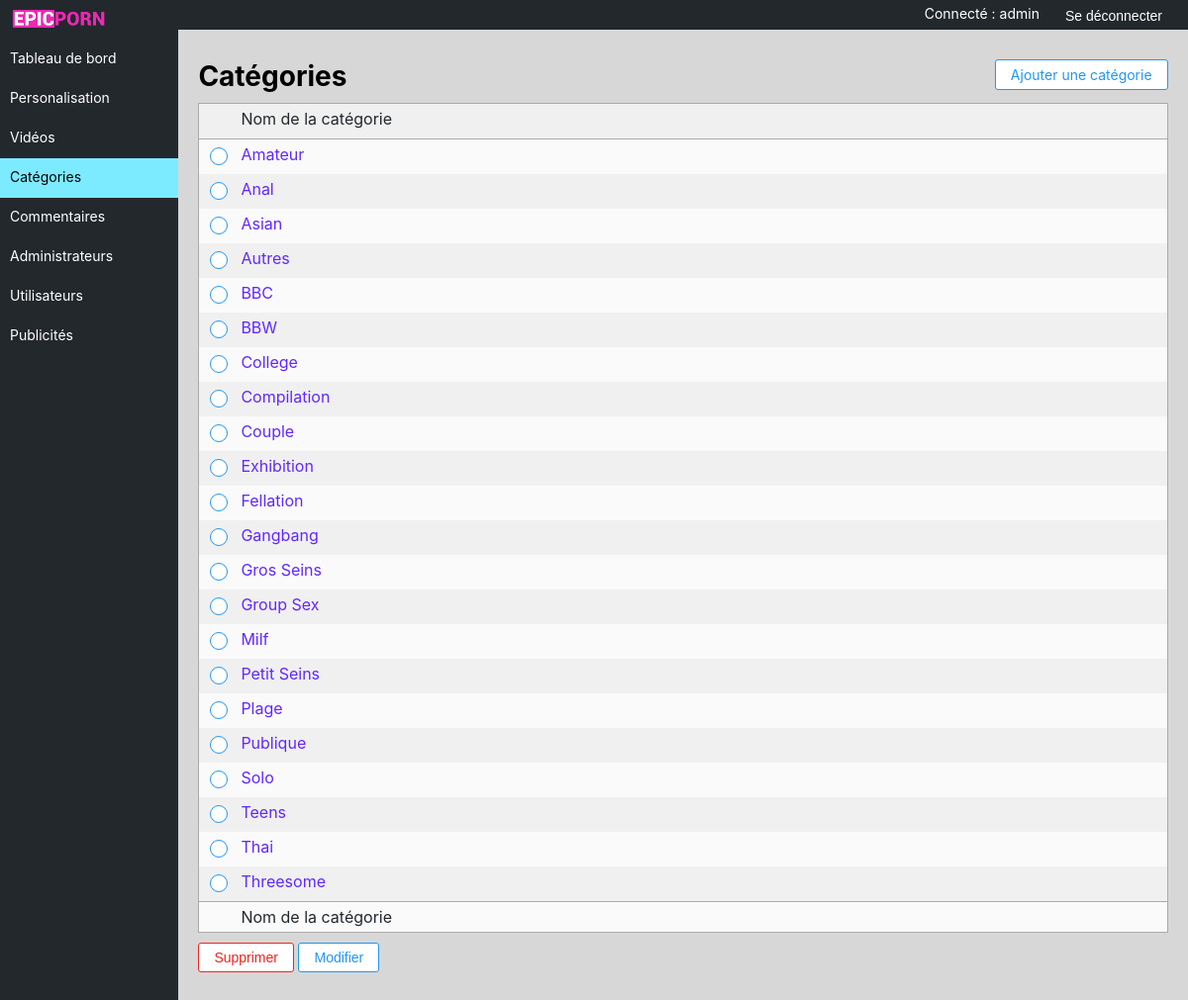
Page /admin.php?cat (signed in) on the committed database.
### tables this page shows
CREATE TABLE IF NOT EXISTS `categories` (
  `id` int(11) NOT NULL AUTO_INCREMENT,
  `name` text NOT NULL,
  PRIMARY KEY (`id`)
);

### functions/universal_functions.php (called while the page is built, shortened)
<?php
function GetSQLRequest(string $request){
    $dbh = BddConnect();
    if($result = mysqli_query($dbh, $request)){
        $lines = mysqli_fetch_row($result);
        return $lines;
    } else {
        return $dbh -> error;
    }
}
function GetSQLRequest_NoFetchArray(string $request){
    $dbh = BddConnect();
    if($result = mysqli_query($dbh, $request))
    {
        return $result;
    } else {
        return $dbh -> error;
    }
}
?>

### functions/admin_functions.php (the view, shortened to what this page needs)
<?php
function Admin_GetRank(int $id){
    $request = "SELECT ranks.rank_right as 'right'
    FROM ranks
    INNER JOIN admin_users
    ON ranks.id = admin_users.rank
    WHERE admin_users.id=". $id;
    $result = GetSQLRequest($request);
    return $result[0];
}
            ?>
            <?php
function GetCategories(string $by, int $id = -1){
    $rank_perm = Admin_GetRank($_SESSION["Admin"]["id"]);
    if($by == "list"){
        $request = "SELECT id, name
        FROM categories
        ORDER BY name ASC
        LIMIT 50";
        $result = GetSQLRequest_NoFetchArray($request);
        while($row = mysqli_fetch_array($result)){
            ?>
            <div class="box categories">
                <?php if($rank_perm[2] > 1){?>
                <label class="container">
                    <span class="checkmark"></span>
                </label>
                <p> <a href="?cat&edit%5B%5D=<?php echo $row["id"] ?>"><?php echo $row["name"] ?> </a> </p>
                <?php
                }
                else {
                ?>
                    <p></p>
                    <p><?php echo $row["name"] ?></p>
                <?php
                }
                ?>
            </div>
            <?php
        }
    }
}
        ?>

### admin.php (shortened to what this page needs)
<?php
	require_once("functions/universal_functions.php");
	include_once("functions/admin_functions.php");
?>
<!DOCTYPE html>
<html lang="fr">
    <head>
	    <link rel="stylesheet" type="text/css" href="css/admin.css" />
	</head>
    <body>
	<?php
		if(!isset($_SESSION['Admin'])){
			include 'content_admin/connection.php';
		} else if(isset($_SESSION['Admin'])) {
			include 'content_admin/header.php';
			include 'content_admin/content.php';
		}
	?>
	</body>
</html>

### content_admin/header.php (shortened to what this page needs)
<?php
$rank_perm = Admin_GetRank($_SESSION["Admin"]["id"]);
function NullGet(){
    $rank_perm = Admin_GetRank($_SESSION["Admin"]["id"]);
    if (isset($_GET["cat"]) && $rank_perm[2] > 0){
        return false;
    }
    return true;
}
?>
<div class="header sticky">
    <div class="logo left"></div>
    <form method="post" action="" id="loginform" name="loginform">
        <input type="submit" class="disconnect right" tabindex="0" value="Se déconnecter" id="disconnect" name="disconnect">
    </form>
    <p class="user_pres right"> Connecté : <?php echo $_SESSION['Admin']['login']?> <div class="img"></div></p>
</div>
<div class="left_menu sticky">
    <div class="nav_menu">
        <a href="admin" class="<?php if(NullGet()){ echo "active"; } ?>">
             Tableau de bord </a>
        <?php
            if($rank_perm[0] != 0){
        ?>
        <a href="?perso" class="<?php if(isset($_GET["perso"])){ echo "active"; }?>">
         Personalisation </a>
         <?php
            }
            if($rank_perm[1] != 0){
        ?>
        <a href="?vid" class="<?php if(isset($_GET["vid"])){ echo "active"; }?>">
         Vidéos </a>
         <?php
            }
            if($rank_perm[2] != 0){
        ?>
        <a href="?cat" class="<?php if(isset($_GET["cat"])){ echo "active"; }?>">
         Catégories </a>
         <?php
            }
            if($rank_perm[3] != 0){
        ?>
        <a href="?coms" class="<?php if(isset($_GET["coms"])){ echo "active"; }?>">
         Commentaires </a>
         <?php
            }
            if($rank_perm[4] != 0){
        ?>
        <a href="?ausers" class="<?php if(isset($_GET["ausers"])){ echo "active"; }?>">
         Administrateurs </a>
         <?php
            }
            if($rank_perm[5] != 0){
        ?>
        <a href="?users" class="<?php if(isset($_GET["users"])){ echo "active"; }?>">
         Utilisateurs </a>
         <?php
            }
            if($rank_perm[6] != 0){
        ?>
        <a href="?ad" class="<?php if(isset($_GET["ad"])){ echo "active"; }?>">
         Publicités </a>
        <?php
            }
        ?>
    </div>
</div>

### content_admin/content.php (shortened to what this page needs)
<div class="content">
    <?php
    $rank_perm = Admin_GetRank($_SESSION["Admin"]["id"]);
    if(isset($_GET["perso"]))
    {
        if($rank_perm[0] == 0){
            include("dashboard.php");
            return;
        }
    }
    else if(isset($_GET["vid"]))
    {
        if($rank_perm[1] == 0){
            include("dashboard.php");
            return;
        }
        include("video.php");
    }
    else if(isset($_GET["cat"]))
    {
        include("categories.php");
    }
    ?>
    </div>

### content_admin/categories.php (shortened to what this page needs)
<div class="centered">
    <?php
        if(isset($_GET['new_cat']) && $rank_perm[2] > 1){
        ?>
        <h1 class="page_title"> Ajouter une catégorie </h1>
            <form method="post">
                <div class="box new_vid">
                    <h3> Nom de la catégorie </h3>
                    <input class="textfield" type="text" placeholder=""
                        tabindex="10" size="" value="" id="cat_name" name="category"></input>
                </div>
                <div class="actions">
                    <input type="submit" class="add_button" value="Ajouter la catégorie"
                    name="add_cat" tabindex="100"></input>
                    <a class="cancel_button" href="admin.php?cat" tabindex="110"> Annuler </a>
                </div>
            </form>
    <?php
        } else {
        ?>
        <div class="">
            <a class="right add_button" href="admin.php?cat&new_cat"> Ajouter une catégorie </a>
            <h1 class="page_title"> Catégories </h1>
        </div>
        <form method="post">
            <div class="table_list">
                <div class="box title_row border_down categories">
                    <p> Nom de la catégorie </p>
                </div>
                <?php
                    GetCategories("list");
                ?>
                <div class="box title_row border_up categories">
                    <p> Nom de la catégorie </p>
                </div>
            </div>
            <?php
            if($rank_perm[2] > 1){
            ?>
            <div class="actions">
                    <input type="submit" class="delete_button" value="Supprimer"
                        name="delete_cat" tabindex="200"></input>
                    <input type="submit" class="add_button" value="Modifier"
                        name="edit" tabindex="210"></input>
            </div>
            <?php
            }
            else
            {
            ?>
            <div class="actions">
            </div>
            <?php
            }
            ?>
        </form>
        <?php
        }
    ?>
</div>

### css/admin.css (style rules this page uses)
body { overflow-wrap: break-word; margin: 0; background-color: rgb(215, 215, 215); color: white; font-family: "-apple-system","BlinkMacSystemFont","Segoe UI","Roboto","Helvetica Neue",Arial,"Noto Sans",sans-serif,"Apple Color Emoji","Segoe UI Emoji","Segoe UI Symbol","Noto Color Emoji"; }
.sticky { position: fixed; top: 0; width: 100%; z-index: 100; }
.right { float: right; }
.left { float: left; }
.header { margin: 0; width: 100%; height: 30px; background-color: #23282d; }
.header p.user_pres { margin-top: 5px; margin-right: 20px; font-size: 14px; }
.header .disconnect { margin-top: 7px; margin-right: 20px; font-size: 14px; text-decoration: none; background: none; border: none; cursor: pointer; color: white; }
.header .logo { width: 200px; height: 100%; margin-top: 5px; margin-left: 5px; background: url(../img/epicporn.png) left center no-repeat; background-size: auto 40px; }
.left_menu { float:left; width: 180px; height: 100%; margin-top: 30px; background-color: #23282d; }
.left_menu .nav_menu { width: 89%; margin-top: 10px; }
.left_menu .nav_menu a { font-size: 14px; text-decoration: none; color: white; display: block; width: 100%; height: 30px; padding-top: 10px; padding-left: 10px; padding-right: 10px; }
.left_menu .nav_menu a.active { color: rgb(255, 255, 255); background-color: rgb(125, 235, 255); color: black; }
.centered { display: block; padding-left: 2%; width: 96%; margin-top: 50px; }
.content { margin-top: 30px; margin-left: 180px; }
.content p { color: #23282d; }
.page_title { color: black; margin-top: 60px; margin-bottom: 10px; font-size: 28px; font-weight: bold; }
.actions { margin-top: 10px; margin-bottom: 30px; }
.add_button { background-color: white; text-decoration: none; font-size: 14px; color: #2196F3; border: 1px solid #2196F3; border-radius: 3px; padding: 6px 15px 6px 15px; cursor: pointer; }
.delete_button { background-color: white; text-decoration: none; font-size: 14px; color: #f32121; border: 1px solid #f32121; border-radius: 3px; padding: 6px 15px 6px 15px; cursor: pointer; }
.table_list { border: 1px solid rgb(170, 170, 170); }
.table_list .box.categories { min-height: 30px; background-color: rgb(240, 240, 240); display: grid; grid-template-columns: 32px auto; }
.table_list .box p { margin-left: 10px; margin-top: 5px; margin-bottom: 10px; }
.table_list .box a { margin-right: 5px; }
.table_list>:nth-child(2n+1) { background-color: rgb(240, 240, 240) !important; }
.table_list>:nth-child(2n) { background-color: rgb(250, 250, 250) !important; }
input.add_button { padding-right: -100px; }
.container { color: black; display: inline-block; position: relative; cursor: pointer; width: 96%; margin-left: 5px; font-size: 16px; -webkit-user-select: none; -moz-user-select: none; -ms-user-select: none; user-select: none; border-radius: 3px; }
.checkmark { position: absolute; top: 8px; left: 6px; height: 16px; width: 16px; background-color: rgb(255, 255, 255); border-radius: 50%; border: 1px solid #2196F3; }
.checkmark:after { content: ""; position: absolute; display: none; }
.container .checkmark:after { top: 3px; left: 3px; width: 10px; height: 10px; border-radius: 50%; background: white; }
.table_list .title_row { background-color: rgb(255, 255, 255); }
.table_list .title_row.border_down { border-bottom: 1px solid rgb(170, 170, 170); }
.table_list .title_row.border_down p { margin-top : 0; margin-left : 10px; padding-top: 5px; }
.table_list .title_row.border_up { border-top: 1px solid rgb(170, 170, 170); }
.table_list .title_row.border_up p { margin-bottom : 0; margin-left : 10px; padding-bottom: 5px; }
.table_list .box a { text-decoration: none; color: rgb(97, 40, 255); }

### rows in the picture
categories: name "Amateur"
categories: name "Anal"
categories: name "Asian"
categories: name "Autres"
categories: name "BBC"
categories: name "BBW"
categories: name "College"
categories: name "Compilation"
categories: name "Couple"
categories: name "Exhibition"
categories: name "Fellation"
categories: name "Gangbang"
categories: name "Gros Seins"
categories: name "Group Sex"
categories: name "Milf"
categories: name "Petit Seins"
categories: name "Plage"
categories: name "Publique"
categories: name "Solo"
categories: name "Teens"
categories: name "Thai"
categories: name "Threesome"

### other values in the picture
$_SESSION['Admin']['login'] "admin"
